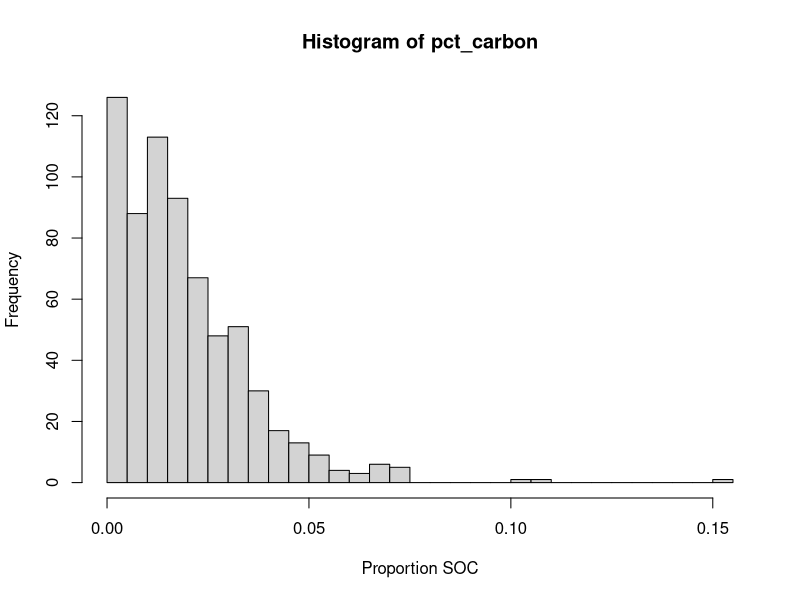
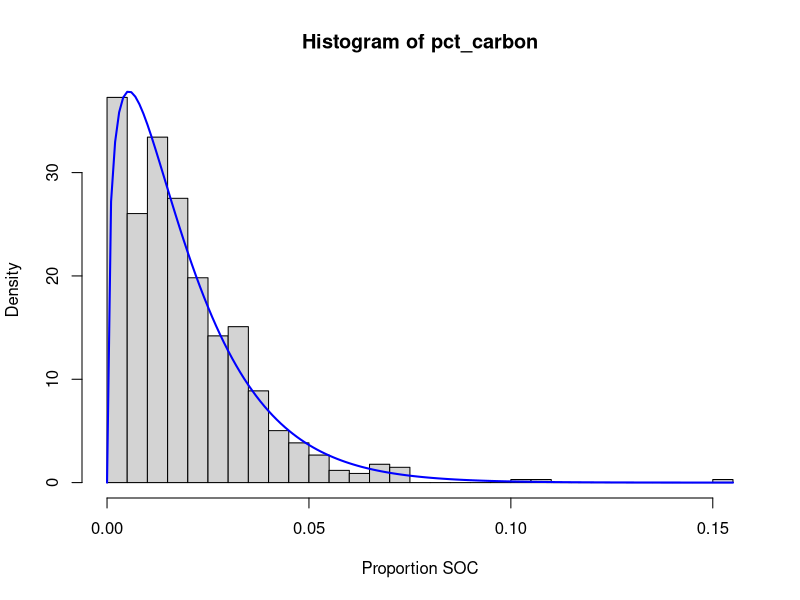
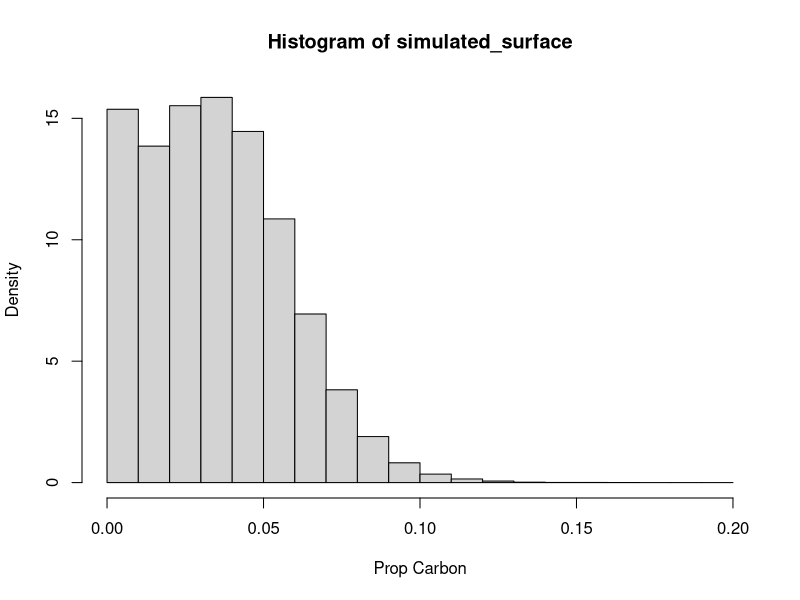
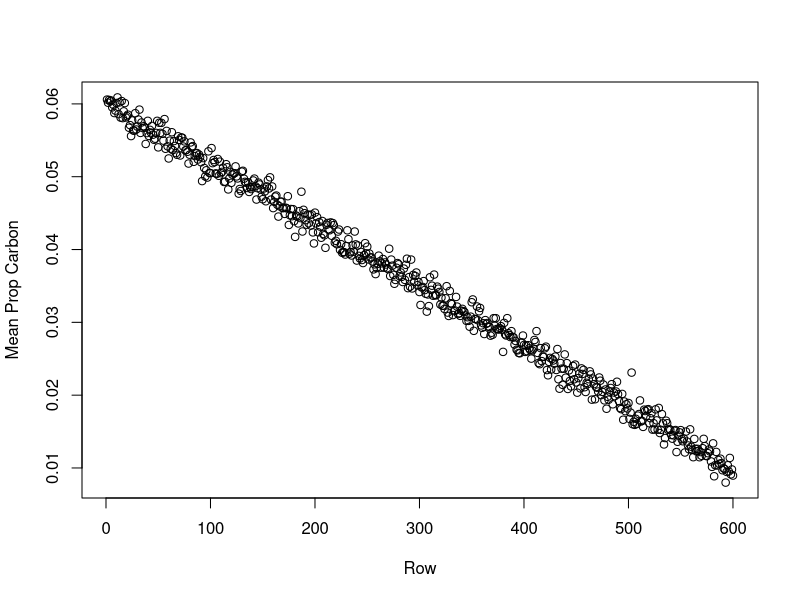
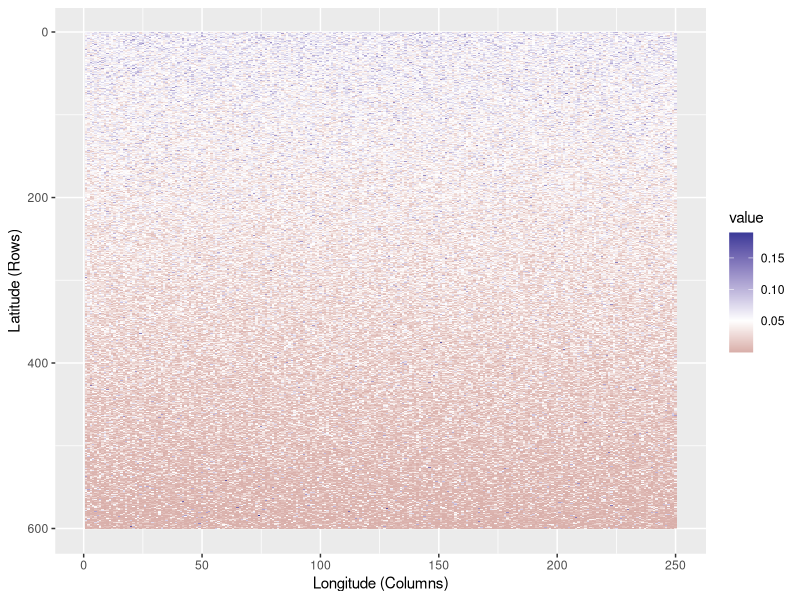

Recreate these plots in R, in order. (Note: this script raises an error after producing the figures.)
## ---- chunk 1
knitr::opts_chunk$set(echo = TRUE, message = FALSE, warning = FALSE)
## ---- chunk 2
library(tidyverse)
## ---- chunk 3
duplicate_data <- read_csv("mcp_duplicates.csv")
#drop samples that were rerun fewer or more than 2 times
no_dups <- names(which(table(duplicate_data$sample_name) < 2))
#also drop runs of atropine standards
duplicate_data <- duplicate_data %>%
  filter(!(sample_name %in% no_dups)) %>%
  filter(!(substr(sample_name, 1, 4) %in% c('atro','blan','Blan','dumm','Dumm'))) %>%
  group_by(sample_name) %>%
  filter(rank(time) <= 2)

duplicate_data
## ---- chunk 4
pct_carbon <- duplicate_data$carbon / 100
hist(pct_carbon, breaks = 30, xlab = "Proportion SOC")
## ---- chunk 5
#little function to return beta parameters given a mean and variance
compute_beta_params <- function(mu, sigma_squared){
  alpha <- ((1 - mu) / sigma_squared - 1 / mu) * mu^2
  beta <- alpha * (1 / mu - 1)
  c("alpha" = alpha, "beta" = beta)
}

mean_carbon <- mean(pct_carbon)
var_carbon <- var(pct_carbon)
beta_params <- compute_beta_params(mu = mean_carbon, sigma_squared = var_carbon)
grid <- seq(0, max(pct_carbon), by=.001)

hist(pct_carbon, breaks = 30, xlab = "Proportion SOC", freq = FALSE)
points(y = dbeta(grid, shape1 = beta_params[1], shape2 = beta_params[2]), x = grid, type = 'l', col = 'blue', lwd = 2)
## ---- chunk 6

simulate_truth <- function(){
  #since silver lab plots are 60 x 25 meters, this gives a resolution of .1 meters
  n_latitude <- 600
  n_longitude <- 250
  #samples are collected at 4 depths: 0-10 cm, 10-30cm, 30-50cm, and 50-100cm
  #ADD DEPTH
  n_depth <- 4
  d <- n_latitude * n_longitude
  
  #first simulate a surface that is a "slope" with the mean decreasing linearly as we move down the surface
  #mean varies across rows, it decreases linearly from .06 to .01
  grid <- (1:n_latitude) / n_latitude
  linear_mean <- .06 * (1-grid) + .01 * grid
  mean_matrix <- matrix(data = rep(linear_mean, n_latitude), nrow = n_latitude, ncol = n_longitude)
  #fix variance initially
  var_matrix <- matrix(.0003, nrow = n_latitude, ncol = n_longitude)
  #simulated carbon matrix
  carbon_matrix <- matrix(0, nrow = n_latitude, ncol = n_longitude)
  for(i in 1:n_latitude){
    for(j in 1:n_longitude){
      beta_params <- compute_beta_params(mu = mean_matrix[i,j], sigma_squared = var_matrix[i,j])
      carbon_matrix[i,j] <- rbeta(n = 1, shape1 = beta_params[1], shape2 = beta_params[2])
    }
  }
  carbon_matrix
}

simulated_surface <- simulate_truth()
## ---- chunk 7
#marginal histogram
hist(simulated_surface, xlab = "Prop Carbon", freq = FALSE)
#means by row
plot(apply(simulated_surface, 1, mean), xlab = "Row", ylab = "Mean Prop Carbon")
#turn to a long dataframe to plot with ggplot
melted_simulated_surface <- reshape2::melt(simulated_surface)
matplot <- ggplot(melted_simulated_surface, aes(x=Var2, y=Var1, fill=value)) + 
  geom_tile() +
  ylab("Latitude (Rows)") +
  xlab("Longitude (Columns)") +
  scale_y_reverse() +
  scale_fill_gradient2(midpoint = 0.05)
matplot
## ---- chunk 8
#note that our imaginary surface is at the 10 x 10 x 10 cm scale, which is 1000 cubic centimeters.
#this implies a bulk density of 1.2 * 1000 = 1200 grams per grid point. 
bulk_density <- 1200
carbon_mass_surface <- bulk_density * simulated_surface
#total carbon in megagrams
total_carbon <- sum(carbon_mass_surface) * (1e-6)
#a 60 x 25 meter plot is .15 of a hectare
MgC_per_ha <- total_carbon / .15
## ---- chunk 9
soil_samples <- collect_sample(simulated_surface)
## ---- chunk 10
pct_differences <- duplicate_data %>%
  group_by(sample_name) %>%
  summarize(N_pct_diff = pct_diff(nitrogen), C_pct_diff = pct_diff(carbon), N_abs_diff = abs_diff(nitrogen), C_abs_diff = abs_diff(carbon), C_mean = mean(carbon), N_mean = mean(nitrogen), C_range = abs(diff(carbon)))

hist(pct_differences$C_pct_diff, breaks = 30)

sampled_pds <- sample(pct_differences$C_pct_diff, size = length(soil_samples), replace = TRUE)
#the size of the perturbation is equivalent to the random % difference multiplied by the actual size of each sample. The direction of the perturbation is random.
perturbations <- sample(c(-1,1), size = length(soil_samples), replace = TRUE) * (sampled_pds / 100) * soil_samples

measured_samples <- soil_samples + perturbations
## ---- chunk 11
plot_average <- mean(measured_samples * bulk_density)
